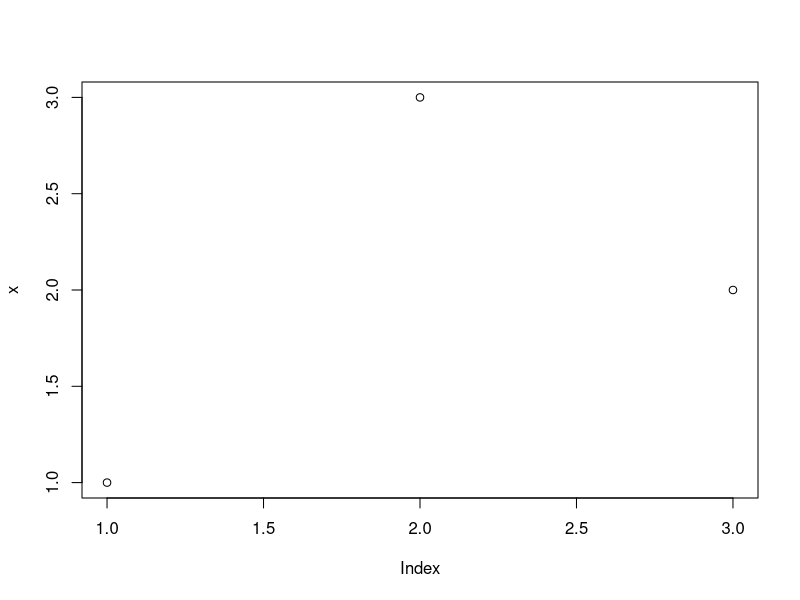
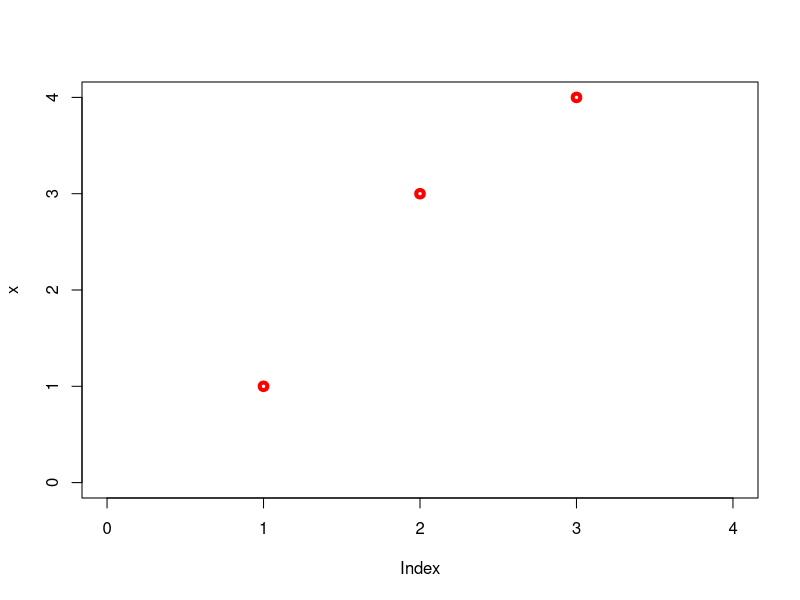
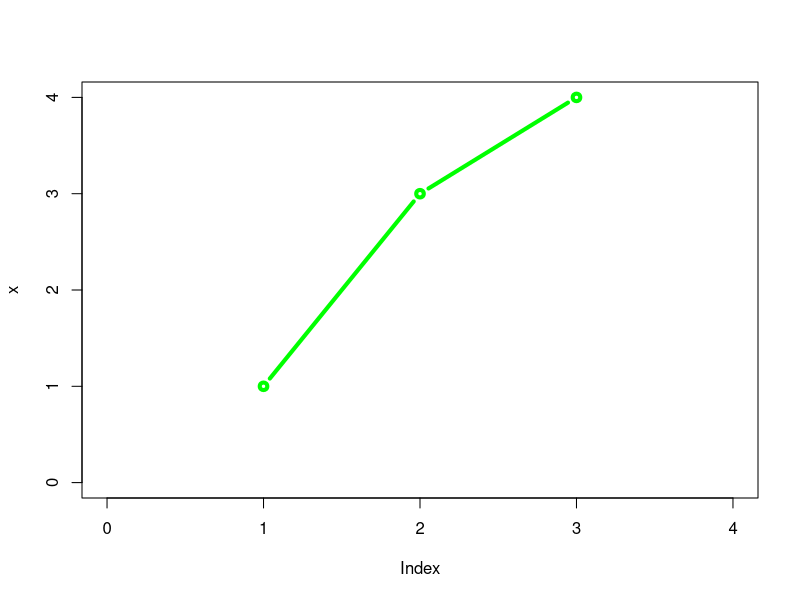
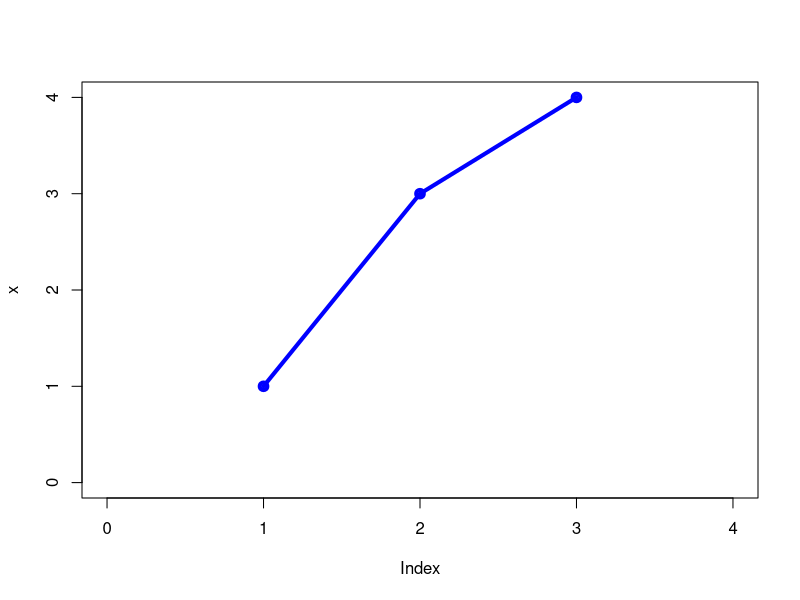
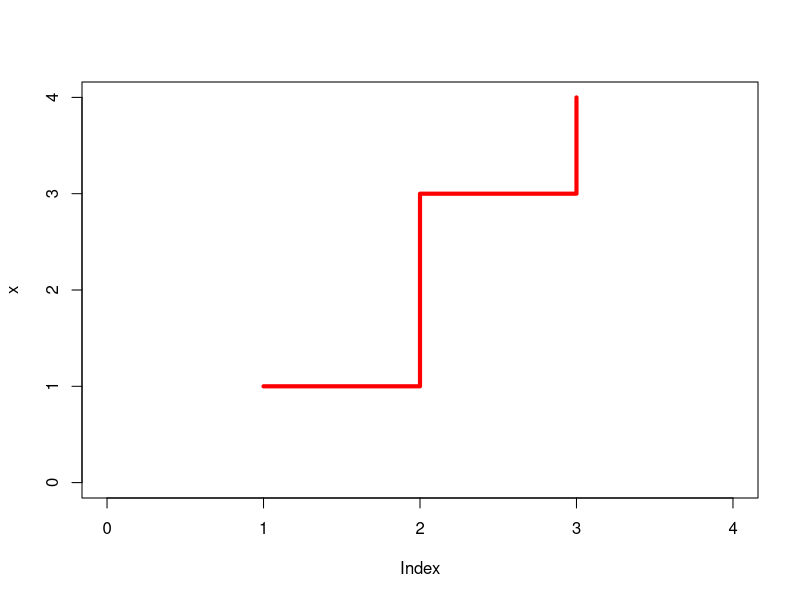
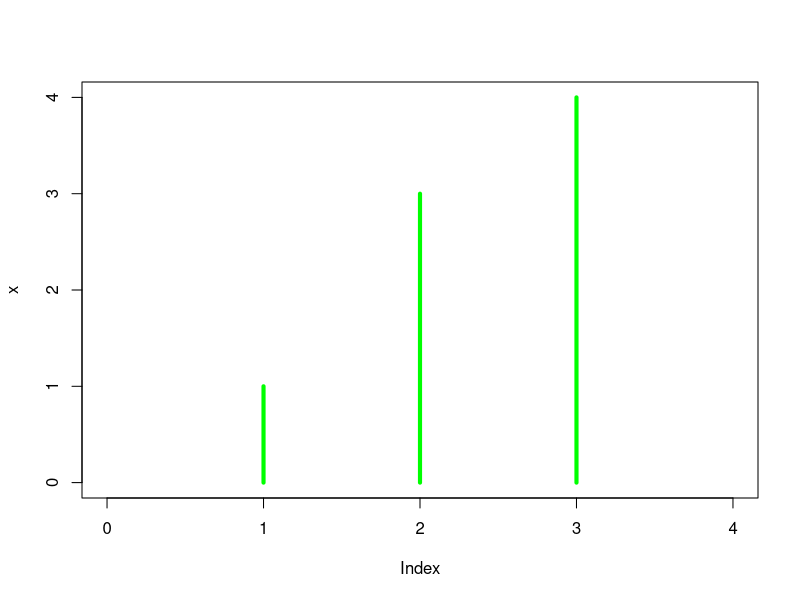
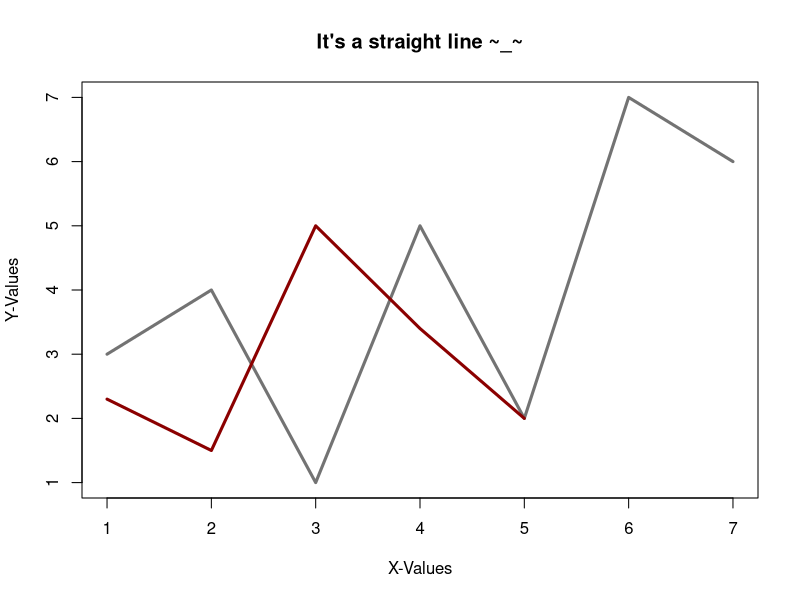
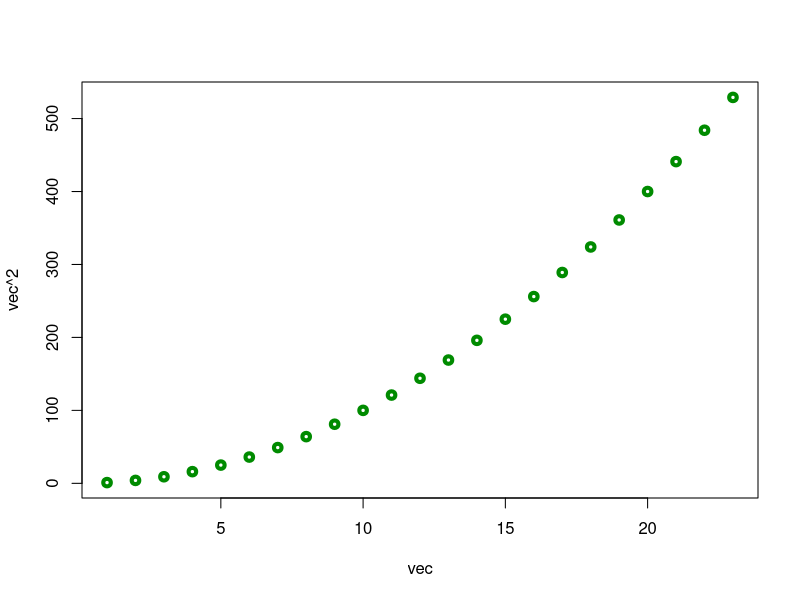

Generate these figures, in order, with R:
## ---- chunk 1
x <- c(1, 3, 2)

plot(x)
## ---- chunk 2
x <- c(1, 3, 4)

plot(x, type = "p", col="red", xlim = c(0, 4), ylim = c(0, 4), lwd = 4)

plot(x, type = "b", col="green", xlim = c(0, 4), ylim = c(0, 4), lwd = 4)

plot(x, type = "o", col="blue", xlim = c(0, 4), ylim = c(0, 4), lwd = 4)

plot(x, type = "s", col = "red", xlim = c(0, 4), ylim = c(0, 4), lwd = 4)

plot(x, type = "h", col = "green", xlim = c(0, 4), ylim = c(0, 4), lwd = 4)
## ---- chunk 3
x <- c(1:7)
y <- c(3, 4, 1, 5, 2, 7, 6)

plot(x, y, type = "l", col = "gray45",
    lwd = 3,
    main = "It's a straight line ~_~",
    xlab = "X-Values",
    ylab = "Y-Values")

z1 <- c(1:5)

z2 <- c(2.3, 1.5, 5, 3.4, 2)

points(z1, z2, type = "l", col = "red4", lwd = 3)
## ---- chunk 4
vec <- c(1:23)

plot(x = vec, y = vec^2, col = "green4", lwd = 4)
## ---- chunk 5
myList <- list(c(5:10), 3.2, c(1:13))

boxplot(myList)
## ---- chunk 6
png(file = "R_basics_three_boxplot.png")

boxplot(myList)

dev.off()
## ---- chunk 7
set.seed(10)
## ---- chunk 8
viability <- rnorm(40)

viability
## ---- chunk 9
treatment <- rep(c("control", "treated"), 20)
## ---- chunk 10
culture <- rep(c("Media1", "Media2"), 20)
## ---- chunk 11
plotDF <- data.frame(viability = viability, treatment = treatment, culture = culture)

head(plotDF)
## ---- chunk 12
library("ggplot2")
## ---- chunk 13
ggplot(plotDF, aes(x = culture, 
                   y = viability,
                   fill = treatment)) +

geom_boxplot() +

geom_point(position = position_jitterdodge())
## ---- chunk 14
ggplot(plotDF, aes(x = culture,
                   y = viability,
                   col = treatment)) +

geom_point()  
## ---- chunk 15
ggplot(plotDF, aes(x = culture,
                   y = viability,
                   col = treatment,
                   shape = treatment)) +

geom_point()  
